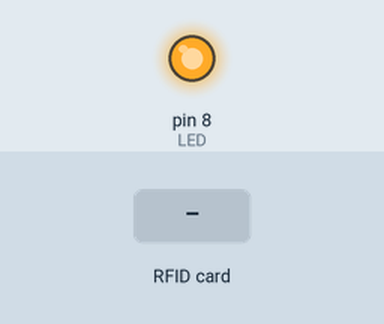
Recording of a sketch running on a simulated Arduino Uno, built with avr-gcc and run on an emulated ATmega328P. Parts: output pins drawn as LEDs (lit = HIGH). Dashed ring = blinking. Inputs (shaded band) come from the test bench. Pins used as bus, display or sensor lines are not drawn.

Above: at 0.1 s.
At 1.5 s:
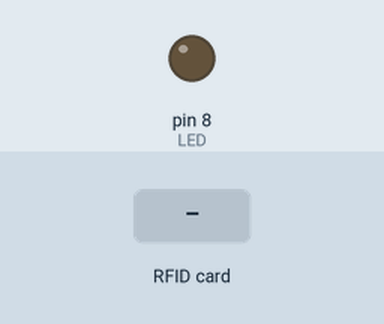
1.6 s: RFID card 5E 7A 19 C4 held to the reader
At 1.75 s:
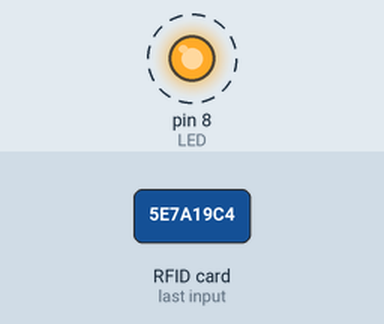
Timing chart, 0 to 4.6 s (numbered marks = the images above; inputs shaded):
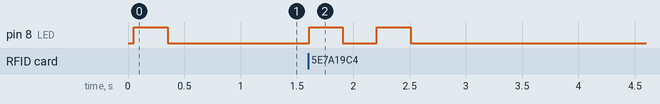

The sketch:

access_control.ino
```cpp
#include <SPI.h>
#include <MFRC522.h>

#define SS_PIN 10
#define RST_PIN 9
MFRC522 mfrc522(SS_PIN, RST_PIN); // Create MFRC522 instance.

#define LEN_UID 46
String validUID[] = {
    /*TAGS DO BOMBÃO
    " E7 F8 63 7B", " 57 F2 80 7A", " 17 DB 6F 7B", " 97 40 8A 7B", " 97 FF 66 7B",
    " F7 EC 7A 7A", " 67 B7 78 7A", " E7 50 6A 7B", " 27 AC 70 7A", " 47 6B 7D 7B",
    " 27 D2 52 7A", " 67 CE 66 7B", " 97 E8 66 7B", " A7 8A 7C 7A", " 47 35 71 7B",
    " 17 8C 8B 7B", " D7 13 70 7A", " 97 F4 63 7B", " E7 C6 78 7A", " 27 F6 6E 7B",
    " 67 D9 54 7B", " 97 9F 52 7B", " C7 D9 80 7B", " 57 FA 64 7B", " F7 46 66 7B",
    " 67 CD 50 7B", " B7 84 66 7B", " 67 18 7B 7A", " E7 2A 73 7B", " 67 55 85 7B",
    " D7 6D 76 7A", " 47 1B 7B 7B", " D7 A8 73 7A", " 27 A7 80 7B", " A7 E9 80 7A",*/
    " E7 2A 7B 7B", " 57 27 7B 7B", " F7 A1 50 7A", " 97 0A 74 7A", " C7 7A 6C 7B",
    " A7 F8 82 7A", " 37 4F 7E 7B", " D7 9D 80 7B", " 47 38 6A 7B", " 67 2B 73 7B",
    " D7 25 81 7A", " B7 F5 82 7A", " 07 2B 6A 7B", " 67 5F 4F 7B", " D7 98 70 7A",
    /**/
    //BS CORRETIVA
    " 17 E6 58 0F", //CAIQUE
    " 87 5E EF 32", //BOMBÃO
    " 63 C5 22 E0", //LUQUITA
    " 72 45 D5 D3", //KOZIOL
    " 62 0D D7 D3", //THIAGO
    " 6B 42 76 39", //VELHO
    " 83 FA F5 DF", //DIGUERA
    " 22 7B D7 D3", //MARIO
    " 35 48 3F AD", //PRATES
    " 17 E6 58 0F",
    " 17 E6 58 0F",
    " 17 E6 58 0F",

    //BS PREVENTIVA
    " 3D 01 49 9C", //EDUARDO
    " 5B 5C 64 39", //GG
    " 33 F1 EB DF", //SERGIÂO
    " 27 FE 6D 0F", //MONTOIA
    " 9A D2 E9 41", //JAILSON
    " 37 1A 30 0F", //MICHEL
    " 63 CD 55 DF", //RAONI
    " D3 95 10 E0", //FINUS
    " D3 75 4A DF", //MURILO
    " A3 A6 50 DF", //DANIELZINHO
    " 3A EB 15 24", //MASSAO
    " AA EB 29 18", //BETINHO
    " 43 5E 45 E0", //JAMILE
    " 17 E6 58 0F",
    " 17 E6 58 0F",
    " 17 E6 58 0F",
    " 17 E6 58 0F",
    " 17 E6 58 0F",

    " 43 9E 1F E0" //NELSON
};

#define PORT_TRIGGER 7
#define LED 8

void setup()
{
  //Serial.begin( 9600 );   // Inicia a serial
  SPI.begin();        // Inicia  SPI bus
  mfrc522.PCD_Init(); // Inicia MFRC522

  pinMode(PORT_TRIGGER, OUTPUT);
  pinMode(LED, OUTPUT);
  digitalWrite(PORT_TRIGGER, LOW);

  digitalWrite(LED, HIGH);
  delay(300);
  digitalWrite(LED, LOW);

  //Serial.println( "Aproxime o seu cartao do leitor..." );
  //Serial.println();
}

void printUID()
{
  for (int i = 0; i < LEN_UID; i++)
  {
    Serial.print(i);
    Serial.print(" ");
    Serial.println(validUID[i]);
  }
}

int isValidUID(String uid)
{
  //printUID();
  for (int i = 0; i < LEN_UID; i++)
    if (validUID[i] == uid)
      return 1;

  return 0;
}

void notValidUID()
{
  for (int i = 0; i < 2; i++)
  {
    digitalWrite(LED, HIGH);
    delay(300);
    digitalWrite(LED, LOW);
    delay(300);
  }
}

void openTheDoor()
{
  //Serial.println( "Porta Aberta" );
  digitalWrite(PORT_TRIGGER, HIGH);
  digitalWrite(LED, HIGH);
  delay(1000);
}

void closeTheDoor()
{
  digitalWrite(PORT_TRIGGER, LOW);
  digitalWrite(LED, LOW);
}

String readUID()
{
  //Serial.print( "UID da TAG:" );
  String uid = "";
  for (byte i = 0; i < mfrc522.uid.size; i++)
  {
    uid.concat(String(mfrc522.uid.uidByte[i] < 0x10 ? " 0" : " "));
    uid.concat(String(mfrc522.uid.uidByte[i], HEX));
  }

  uid.toUpperCase();
  return uid;
}

void loop()
{
  // Look for new cards
  if (!mfrc522.PICC_IsNewCardPresent())
    return;

  // Select one of the cards
  if (!mfrc522.PICC_ReadCardSerial())
    return;

  String uid = readUID();
  //Serial.println( uid );
  if (isValidUID(uid))
    openTheDoor();
  else
    notValidUID();
  closeTheDoor();
}
```

Measured:
- after the input at 1.6 s, pin 8 (LED): alternates HIGH for 0.30 s and LOW for 0.30 s, 4 changes in all, then stays LOW, starting at once
